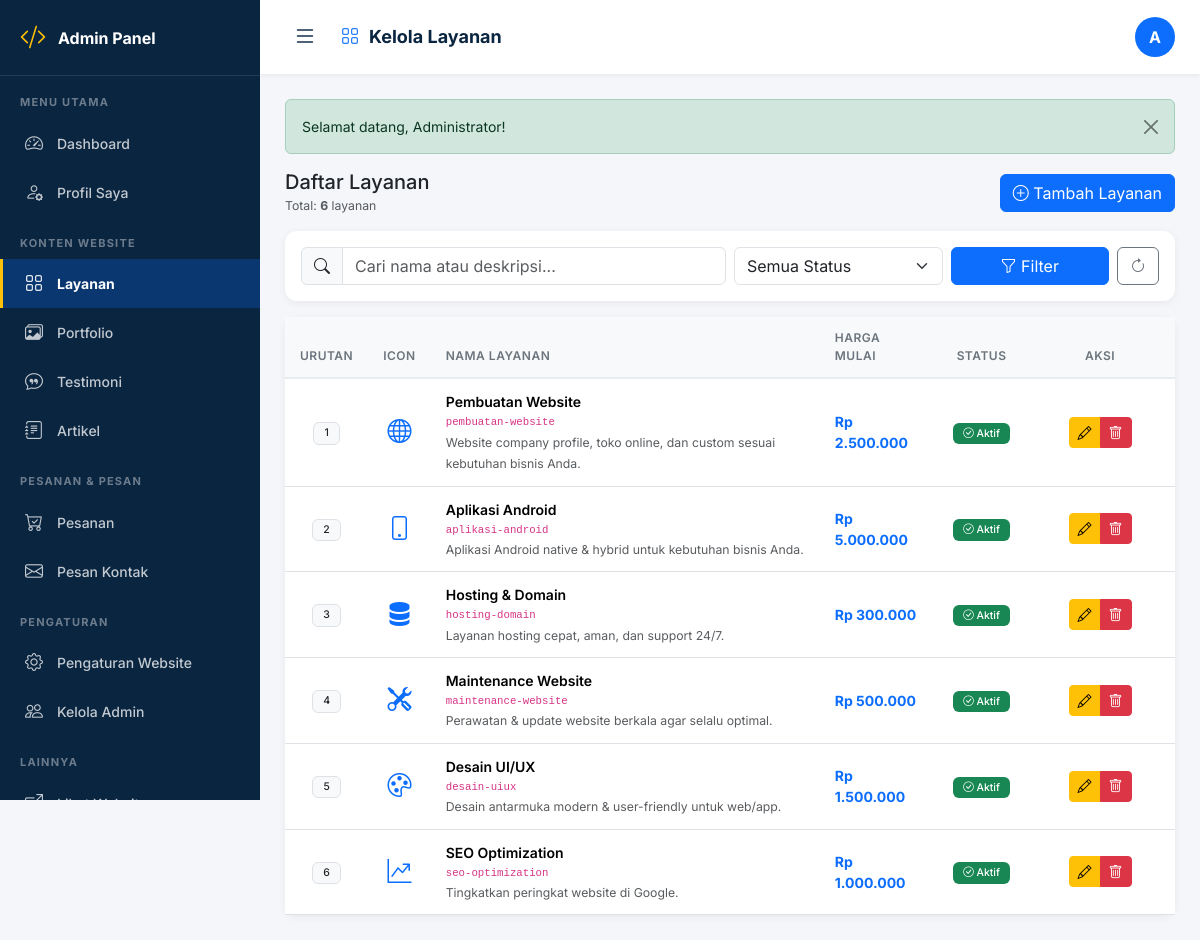
/admin/layanan.php (signed in), run on the app's committed database.
### tables this page shows
CREATE TABLE layanan (
  id INT AUTO_INCREMENT PRIMARY KEY,
  nama VARCHAR(100) NOT NULL,
  slug VARCHAR(120) NOT NULL UNIQUE,
  deskripsi_singkat TEXT,
  deskripsi_lengkap LONGTEXT,
  harga_mulai INT DEFAULT 0,
  icon VARCHAR(50) DEFAULT 'bi-code-slash',
  gambar VARCHAR(255) DEFAULT NULL,
  urutan INT DEFAULT 0,
  status ENUM('aktif','nonaktif') DEFAULT 'aktif',
  created_at TIMESTAMP DEFAULT CURRENT_TIMESTAMP
);

### admin/layanan.php (the view, shortened to what this page needs)
<?php
require_once '../config/koneksi.php';
require_once '../config/fungsi.php';
require_once 'includes/header.php';
$cari = isset($_GET['cari']) ? clean($koneksi, $_GET['cari']) : '';
$where = [];
$where_sql = $where ? 'WHERE ' . implode(' AND ', $where) : '';
$query = $koneksi->query("SELECT * FROM layanan $where_sql ORDER BY urutan ASC, id DESC");
$total = $query->num_rows;
?>
<div class="topbar">
    <div class="d-flex align-items-center gap-3">
        <button class="sidebar-toggle" id="sidebarToggle">
            <i class="bi bi-list"></i>
        </button>
        <h1 class="page-title">
            <i class="bi bi-grid text-primary"></i> Kelola Layanan
        </h1>
    </div>
    <div class="user-info">
        <div class="avatar"><?= strtoupper(substr($_SESSION['admin_nama'], 0, 1)) ?></div>
    </div>
</div>
<div class="content-area">
    <div class="d-flex justify-content-between align-items-center mb-3 flex-wrap gap-2">
        <div>
            <h5 class="mb-0">Daftar Layanan</h5>
            <small class="text-muted">Total: <strong><?= $total ?></strong> layanan</small>
        </div>
        <a href="layanan_form.php" class="btn btn-primary">
            <i class="bi bi-plus-circle"></i> Tambah Layanan
        </a>
    </div>
    <div class="card stat-card mb-3">
        <div class="card-body">
            <form method="GET" class="row g-2">
                <div class="col-md-6">
                    <div class="input-group">
                        <span class="input-group-text"><i class="bi bi-search"></i></span>
                        <input type="text" name="cari" class="form-control"
                               placeholder="Cari nama atau deskripsi..."
                               value="<?= htmlspecialchars($cari) ?>">
                    </div>
                </div>
                <div class="col-md-3">
                    <select name="status" class="form-select">
                        <option value="">Semua Status</option>
                    </select>
                </div>
                <div class="col-md-3 d-flex gap-2">
                    <button class="btn btn-primary flex-fill">
                        <i class="bi bi-funnel"></i> Filter
                    </button>
                    <a href="layanan.php" class="btn btn-outline-secondary">
                        <i class="bi bi-arrow-clockwise"></i>
                    </a>
                </div>
            </form>
        </div>
    </div>
    <div class="card stat-card">
        <div class="card-body p-0">
            <div class="table-responsive">
                <table class="table table-hover align-middle mb-0">
                    <thead class="table-light">
                        <tr>
                            <th width="60" class="text-center">Urutan</th>
                            <th width="60" class="text-center">Icon</th>
                            <th>Nama Layanan</th>
                            <th>Harga Mulai</th>
                            <th class="text-center">Status</th>
                            <th width="150" class="text-center">Aksi</th>
                        </tr>
                    </thead>
                    <tbody>
                        <?php if ($total > 0): ?>
                            <?php while ($l = $query->fetch_assoc()): ?>
                                <tr>
                                    <td class="text-center">
                                        <span class="badge bg-light text-dark border"><?= $l['urutan'] ?></span>
                                    </td>
                                    <td class="text-center">
                                        <i class="bi <?= htmlspecialchars($l['icon']) ?> fs-4 text-primary"></i>
                                    </td>
                                    <td>
                                        <div class="fw-semibold"><?= htmlspecialchars($l['nama']) ?></div>
                                        <small class="text-muted d-block">
                                            <code><?= htmlspecialchars($l['slug']) ?></code>
                                        </small>
                                        <small class="text-muted">
                                            <?= potong_teks($l['deskripsi_singkat'], 80) ?>
                                        </small>
                                    </td>
                                    <td>
                                        <strong class="text-primary"><?= rupiah($l['harga_mulai']) ?></strong>
                                    </td>
                                    <td class="text-center">
                                        <?php if ($l['status'] == 'aktif'): ?>
                                            <span class="badge bg-success">
                                                <i class="bi bi-check-circle"></i> Aktif
                                            </span>
                                        <?php else: ?>
                                            <span class="badge bg-secondary">
                                                <i class="bi bi-x-circle"></i> Nonaktif
                                            </span>
                                        <?php endif; ?>
                                    </td>
                                    <td class="text-center">
                                        <div class="btn-group btn-group-sm">
                                            <a href="layanan_form.php?id=<?= $l['id'] ?>"
                                               class="btn btn-warning" title="Edit">
                                                <i class="bi bi-pencil"></i>
                                            </a>
                                            <a href="layanan_hapus.php?id=<?= $l['id'] ?>"
                                               class="btn btn-danger" title="Hapus"
                                               onclick="return confirm('Yakin hapus layanan \'<?= htmlspecialchars($l['nama']) ?>\'?\n\nData yang dihapus tidak bisa dikembalikan!')">
                                                <i class="bi bi-trash"></i>
                                            </a>
                                        </div>
                                    </td>
                                </tr>
                            <?php endwhile; ?>
                        <?php endif; ?>
                    </tbody>
                </table>
            </div>
        </div>
    </div>
</div>
<?php require_once 'includes/footer.php'; ?>

### admin/includes/header.php (style rules this page uses)
:root { --sidebar-width: 260px; --sidebar-collapsed: 72px; --primary: #0D6EFD; --dark: #0A2540; --dark-hover: #0d2f52; }
* { box-sizing: border-box; }
body { background: #f4f6f9; font-family: 'Inter', -apple-system, BlinkMacSystemFont, 'Segoe UI', sans-serif; font-size: 14px; min-height: 100vh; margin: 0; transition: padding-left 0.3s ease; -webkit-font-smoothing: antialiased; -moz-osx-font-smoothing: grayscale; }
.topbar { background: #fff; padding: 15px 25px; box-shadow: 0 2px 4px rgba(0,0,0,0.05); display: flex; justify-content: space-between; align-items: center; position: sticky; top: 0; z-index: 1030; transition: all 0.3s; }
.topbar .page-title { font-size: 18px; font-weight: 700; margin: 0; display: flex; align-items: center; gap: 10px; color: var(--dark); }
.topbar .user-info { display: flex; align-items: center; gap: 12px; }
.topbar .user-info .avatar { width: 40px; height: 40px; border-radius: 50%; background: var(--primary); color: #fff; display: flex; align-items: center; justify-content: center; font-weight: 700; font-size: 16px; }
.sidebar-toggle { background: none; border: none; font-size: 24px; color: var(--dark); padding: 4px 8px; cursor: pointer; border-radius: 6px; transition: all 0.2s; display: inline-flex; align-items: center; justify-content: center; }
.content-area { padding: 25px; }
.stat-card { border: none; border-radius: 12px; box-shadow: 0 2px 8px rgba(0,0,0,0.06); transition: all 0.2s; }
.table thead th { font-size: 12px; text-transform: uppercase; letter-spacing: 0.5px; color: #6c757d; font-weight: 600; padding: 12px 15px; border-bottom: 2px solid #e9ecef; }
.table tbody td { padding: 12px 15px; vertical-align: middle; }
.badge { font-weight: 500; padding: 5px 10px; }

### data on the page
layanan: urutan "1", nama "Pembuatan Website", slug "pembuatan-website", deskripsi_singkat "Website company profile, toko online, dan custom sesuai kebutuhan bisnis Anda.", harga_mulai "Rp 2.500.000", status "aktif" (drawn)
layanan: urutan "2", nama "Aplikasi Android", slug "aplikasi-android", deskripsi_singkat "Aplikasi Android native & hybrid untuk kebutuhan bisnis Anda.", harga_mulai "Rp 5.000.000", status "aktif" (drawn)
layanan: urutan "3", nama "Hosting & Domain", slug "hosting-domain", deskripsi_singkat "Layanan hosting cepat, aman, dan support 24/7.", harga_mulai "Rp 300.000", status "aktif" (drawn)
layanan: urutan "4", nama "Maintenance Website", slug "maintenance-website", deskripsi_singkat "Perawatan & update website berkala agar selalu optimal.", harga_mulai "Rp 500.000", status "aktif" (drawn)
layanan: urutan "5", nama "Desain UI/UX", slug "desain-uiux", deskripsi_singkat "Desain antarmuka modern & user-friendly untuk web/app.", harga_mulai "Rp 1.500.000", status "aktif" (drawn)
layanan: urutan "6", nama "SEO Optimization", slug "seo-optimization", deskripsi_singkat "Tingkatkan peringkat website di Google.", harga_mulai "Rp 1.000.000", status "aktif" (drawn)

### other printed values
substr($_SESSION['admin_nama'], 0, 1) "A"
$f['pesan'] "Selamat datang, Administrator!"
$total "6"
